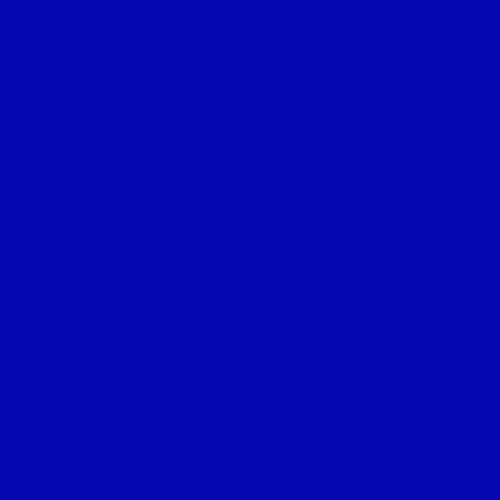
Frame 1 (no input)
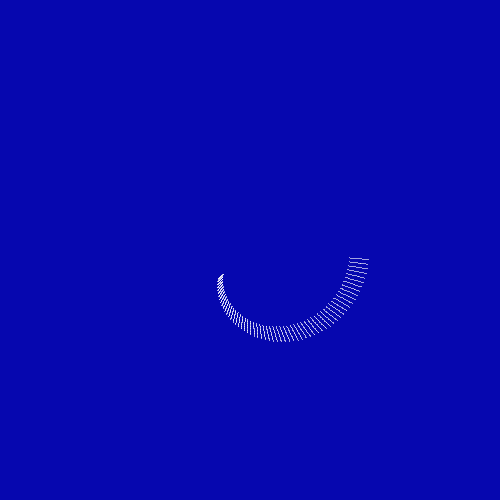
Frame 60 (the mouse pressed at the canvas centre just before this capture)
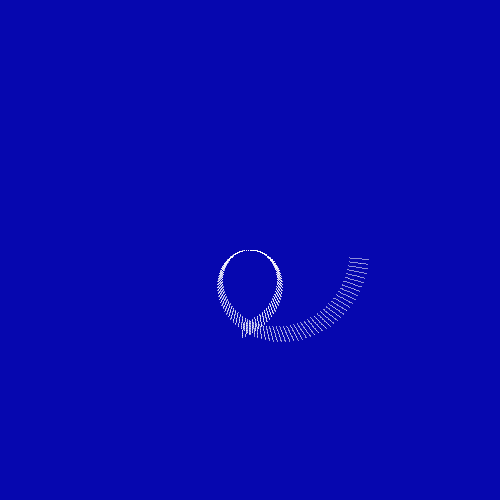
Frame 120 (the mouse held since frame 60 and released just before this capture)

The Processing sketch that drew these frames (run headless with seeded random() and noise(); from frame 60 on, the mouse is pressed at the canvas centre):

// Processing sketch: sketch_17062017
// ── sketch_17062017.pde
Forms[] forms = new Forms[20];

void setup(){
  size(500,500);
  smooth();
  for(int i = 0; i<=forms.length-1; i++){
  float a = 100+i;
  forms[i] = new Forms(a);
  }
}

void draw(){
  background(6,7,175);
  translate(width/2, height/2);
  for(int i = 0; i<=forms.length-1; i++){
  forms[i].display();
  }
}
// ── Form.pde
class Form{
  float x, y;
  float a;
  float alpha = 255;
  Form(float _x, float _y,float _a){
    a = _a;
    x = _x;
    y = _y;
  }
  
  
  boolean isDead(){
    if(alpha<=0){
      return true;
    }else{
      return false;
    }
  }
  void display(){
    alpha-=0.5;
    beginShape(POINTS);
    stroke(255,alpha);
    vertex(x,y);
    endShape();
  }
}
// ── Forms.pde
class Forms{
  ArrayList<Form>form;
  float t;
  float x;
  float y;
  float a;
  Forms(float _a){
    form = new ArrayList<Form>();
    a = _a;
  }
  
  void display(){
    t+=0.02;
    x = a/2*(cos(t)+cos(3*t));
    y = a/2*(sin(t)+sin(3*t));
    form.add(new Form(x,y,a));
    for(int i = form.size()-1; i>0; i--){
      Form f = form.get(i);
      f.display();
      if(f.isDead()){
        form.remove(i);
    }
    }
    println(form.size());
  }
}
